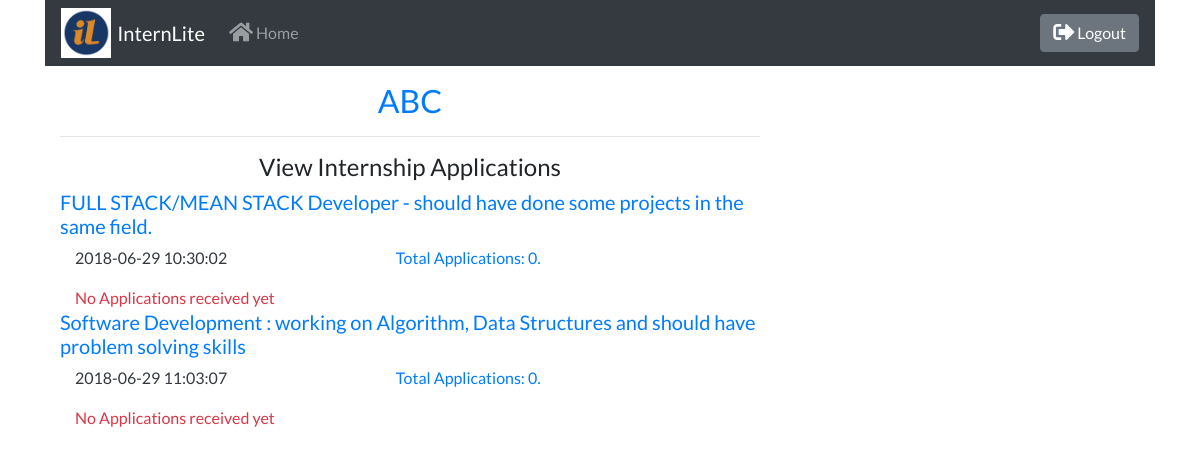
Page /viewinternship.php (signed in) on the committed database.
### tables this page shows
CREATE TABLE `internships` (
  `id` int(11) NOT NULL AUTO_INCREMENT,
  `employerid` int(11) NOT NULL,
  `description` text NOT NULL,
  `ts` timestamp NOT NULL DEFAULT CURRENT_TIMESTAMP ON UPDATE CURRENT_TIMESTAMP,
  PRIMARY KEY (`id`),
  KEY `employerid` (`employerid`),
  CONSTRAINT `internships_ibfk_1` FOREIGN KEY (`employerid`) REFERENCES `employers` (`id`) ON DELETE CASCADE
);

### viewinternship.php (the view, shortened to what this page needs)
<?php
require_once 'server.php';
require_once 'header.php';
?>
<nav class="navbar navbar-expand-md bg-dark navbar-dark">
	<a href="index.php"><img src="images/favicon.png" alt="Logo" style="width:50px;"></a>
	<a class="navbar-brand" href="index.php">InternLite</a>
	<div class="collapse navbar-collapse" id="collapsibleNavbar">
		<ul class="navbar-nav mr-auto">
			<li class="nav-item">
				<a class="nav-link" href="index.php"><i class="fas fa-home fa-lg"></i> Home</a>
			</li>
		</ul>
		<?php
		if(isset($_SESSION['success']) && !empty($_SESSION['success']))
		{
			?>
			<form class="form-inline my-2 my-lg-0">
				<button class="btn btn-secondary my-2 my-sm-0" type="submit" name="logout"><i class="fas fa-sign-out-alt fa-lg"></i> Logout</button>
			</form>
			<?php
		}
		?>
	</div>
</nav>
<div class="row justify-content-center py-2">
	<div class="col-lg-8 col-md-12 py-2">
		<div class="col-12">
			<h2 class="text-center text-primary"><?php echo $_SESSION['name']; ?></h2>
			<hr/>
			<h4 class="text-center">View Internship Applications</h4>
		</div>
		<div class="col-12 justify-content-center">
			<?php
			$query = "SELECT id, description, ts from internships where employerid='{$_SESSION['employer']}'";
			$res1 = mysqli_query($db, $query);
			if($res1) {
				while($row1=mysqli_fetch_assoc($res1)) {
					?>
					<div class="text-primary">
						<h5><?php echo $row1['description']; ?></h5>
						<div class="col-11 justify-content-center">
							<?php
							$query = "SELECT name, email,ts from internshipapps as intrnapp, students as stud where intrnapp.studentid=stud.id and internshipid={$row1['id']}";
							$res2 = mysqli_query($db, $query);
							if($res2) {
								$count = mysqli_num_rows($res2);
								?>
								<div class="row">
									<p class="col text-dark"><?php echo $row1['ts']; ?></p>
									<p class="col">Total Applications: <?php echo $count; ?>.</p>
								</div>
								<?php
								if($count<=0) {
									?>
									<div class="text-danger">
										No Applications received yet
									</div>
									<?php
								}
								?>
							</div>
						</div>
						<?php
					}
				}
			}
			?>
		</div>
	</div>
</div>
<?php require_once 'footer.php'; ?>

### css/main.css (style rules this page uses)
body { font-family: 'Lato', sans-serif; }

### rows in the picture
internships: description "FULL STACK/MEAN STACK Developer - should have done some projects in the same field.", ts "2018-06-29 10:30:02", count "0"
internships: description "Software Development : working on Algorithm, Data Structures and should have problem solving skills", ts "2018-06-29 11:03:07", count "0"

### other values in the picture
$_SESSION['name'] "ABC"
